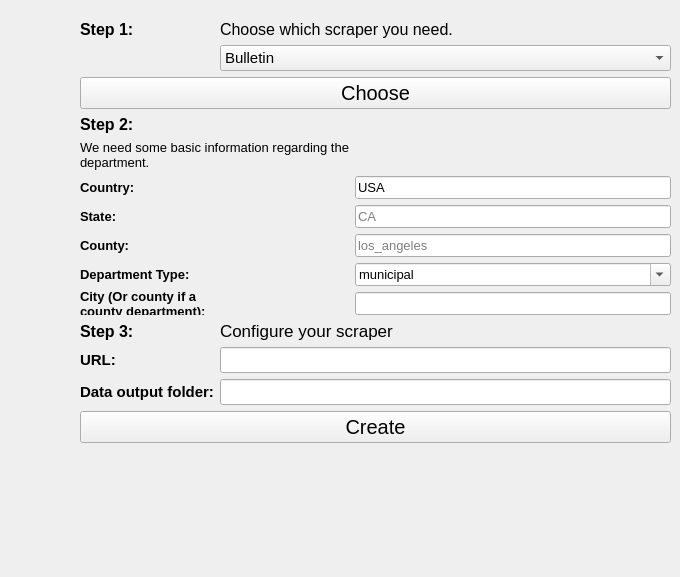
    <widget class="QWidget" name="ChooseCrimegraphics">
     <attribute name="title">
      <string>Choose Scraper</string>
     </attribute>
     <widget class="QWidget" name="formLayoutWidget_2">
      <property name="geometry">
       <rect>
        <x>80</x>
        <y>20</y>
        <width>591</width>
        <height>548</height>
       </rect>
      </property>
      <layout class="QFormLayout" name="formLayout_2">
       <item row="0" column="0">
        <widget class="QLabel" name="chooseCGStep1">
         <property name="font">
          <font>
           <pointsize>12</pointsize>
           <weight>75</weight>
           <bold>true</bold>
          </font>
         </property>
         <property name="text">
          <string>Step 1:</string>
         </property>
         <property name="wordWrap">
          <bool>true</bool>
         </property>
        </widget>
       </item>
       <item row="0" column="1">
        <widget class="QLabel" name="chooseCGStep1Text">
         <property name="font">
          <font>
           <pointsize>12</pointsize>
          </font>
         </property>
         <property name="text">
          <string>Choose which scraper you need.</string>
         </property>
         <property name="wordWrap">
          <bool>true</bool>
         </property>
        </widget>
       </item>
       <item row="1" column="1">
        <widget class="QComboBox" name="choose_cg_input">
         <property name="font">
          <font>
           <pointsize>11</pointsize>
          </font>
         </property>
         <item>
          <property name="text">
           <string>Bulletin</string>
          </property>
         </item>
         <item>
          <property name="text">
           <string>Daily Crime/Fire Log Bulleting (Clery)</string>
          </property>
         </item>
         <item>
          <property name="text">
           <string/>
          </property>
         </item>
        </widget>
       </item>
       <item row="3" column="0" colspan="2">
        <widget class="QPushButton" name="choose_cg_button">
         <property name="font">
          <font>
           <pointsize>15</pointsize>
          </font>
         </property>
         <property name="text">
          <string>Choose</string>
         </property>
        </widget>
       </item>
       <item row="5" column="0">
        <widget class="QLabel" name="chooseCGStep1_2">
         <property name="font">
          <font>
           <pointsize>12</pointsize>
           <weight>75</weight>
           <bold>true</bold>
          </font>
         </property>
         <property name="text">
          <string>Step 3:</string>
         </property>
         <property name="wordWrap">
          <bool>true</bool>
         </property>
        </widget>
       </item>
       <item row="5" column="1">
        <widget class="QLabel" name="step2_scraper_text_6">
         <property name="font">
          <font>
           <pointsize>13</pointsize>
          </font>
         </property>
         <property name="text">
          <string>Configure your scraper</string>
         </property>
         <property name="wordWrap">
          <bool>true</bool>
         </property>
        </widget>
       </item>
       <item row="6" column="0">
        <widget class="QLabel" name="step2_scraper_text_7">
         <property name="font">
          <font>
           <pointsize>11</pointsize>
           <weight>75</weight>
           <bold>true</bold>
          </font>
         </property>
         <property name="text">
          <string>URL:</string>
         </property>
         <property name="wordWrap">
          <bool>true</bool>
         </property>
        </widget>
       </item>
       <item row="6" column="1">
        <widget class="QLineEdit" name="url_input_cg">
         <property name="font">
          <font>
           <pointsize>11</pointsize>
          </font>
         </property>
        </widget>
       </item>
       <item row="7" column="0">
        <widget class="QLabel" name="step2_scraper_text_8">
         <property name="font">
          <font>
           <pointsize>11</pointsize>
           <weight>75</weight>
           <bold>true</bold>
          </font>
         </property>
         <property name="text">
          <string>Data output folder:</string>
         </property>
         <property name="wordWrap">
          <bool>true</bool>
         </property>
        </widget>
       </item>
       <item row="7" column="1">
        <widget class="QLineEdit" name="save_dir_input_cg">
         <property name="font">
          <font>
           <pointsize>11</pointsize>
          </font>
         </property>
        </widget>
       </item>
       <item row="13" column="0" colspan="2">
        <widget class="QPushButton" name="create_cg_button">
         <property name="font">
          <font>
           <pointsize>15</pointsize>
          </font>
         </property>
         <property name="text">
          <string>Create</string>
         </property>
        </widget>
       </item>
       <item row="4" column="0" colspan="2">
        <layout class="QFormLayout" name="formLayout_4">
         <item row="1" column="0">
          <widget class="QLabel" name="step2_header_6">
           <property name="font">
            <font>
             <pointsize>12</pointsize>
             <weight>75</weight>
             <bold>true</bold>
            </font>
           </property>
           <property name="text">
            <string>Step 2:</string>
           </property>
           <property name="wordWrap">
            <bool>true</bool>
           </property>
          </widget>
         </item>
         <item row="2" column="0">
          <widget class="QLabel" name="step2_scraper_text_4">
           <property name="font">
            <font>
             <pointsize>10</pointsize>
            </font>
           </property>
           <property name="text">
            <string>We need some basic information regarding the department.</string>
           </property>
           <property name="wordWrap">
            <bool>true</bool>
           </property>
          </widget>
         </item>
         <item row="3" column="0">
          <widget class="QLabel" name="step2_scraper_text_5">
           <property name="font">
            <font>
             <pointsize>10</pointsize>
             <weight>75</weight>
             <bold>true</bold>
            </font>
           </property>
           <property name="text">
            <string>Country:</string>
           </property>
           <property name="wordWrap">
            <bool>true</bool>
           </property>
          </widget>
         </item>
         <item row="3" column="1">
          <widget class="QLineEdit" name="country_input_cg">
           <property name="font">
            <font>
             <pointsize>10</pointsize>
            </font>
           </property>
           <property name="text">
            <string>USA</string>
           </property>
           <property name="placeholderText">
            <string/>
           </property>
          </widget>
         </item>
         <item row="5" column="0">
          <widget class="QLabel" name="step2state_2">
           <property name="font">
            <font>
             <pointsize>10</pointsize>
             <weight>75</weight>
             <bold>true</bold>
            </font>
           </property>
           <property name="text">
            <string>State:</string>
           </property>
           <property name="wordWrap">
            <bool>true</bool>
           </property>
          </widget>
         </item>
         <item row="5" column="1">
          <widget class="QLineEdit" name="state_input_cg">
           <property name="font">
            <font>
             <pointsize>10</pointsize>
            </font>
           </property>
           <property name="placeholderText">
            <string>CA</string>
           </property>
          </widget>
         </item>
         <item row="7" column="0">
          <widget class="QLabel" name="label_42">
           <property name="font">
            <font>
             <pointsize>10</pointsize>
             <weight>75</weight>
             <bold>true</bold>
            </font>
           </property>
           <property name="text">
            <string>County:</string>
           </property>
           <property name="wordWrap">
            <bool>true</bool>
           </property>
          </widget>
         </item>
         <item row="7" column="1">
          <widget class="QLineEdit" name="county_input_cg">
           <property name="font">
            <font>
             <pointsize>10</pointsize>
            </font>
           </property>
           <property name="placeholderText">
            <string>los_angeles</string>
           </property>
          </widget>
         </item>
         <item row="9" column="0">
          <widget class="QLabel" name="label_41">
           <property name="font">
            <font>
             <pointsize>10</pointsize>
             <weight>75</weight>
             <bold>true</bold>
            </font>
           </property>
           <property name="text">
            <string>Department Type:</string>
           </property>
           <property name="wordWrap">
            <bool>true</bool>
           </property>
          </widget>
         </item>
         <item row="9" column="1">
          <widget class="QComboBox" name="department_type_input_cg">
           <property name="font">
            <font>
             <pointsize>10</pointsize>
            </font>
           </property>
           <property name="editable">
            <bool>true</bool>
           </property>
           <item>
            <property name="text">
             <string>municipal</string>
            </property>
           </item>
           <item>
            <property name="text">
             <string>county</string>
            </property>
           </item>
           <item>
            <property name="text">
             <string>college</string>
            </property>
           </item>
          </widget>
         </item>
         <item row="11" column="0">
          <widget class="QLabel" name="step2city_2">
           <property name="font">
            <font>
             <pointsize>10</pointsize>
             <weight>75</weight>
             <bold>true</bold>
            </font>
           </property>
           <property name="text">
            <string>City (Or county if a county department):</string>
           </property>
           <property name="wordWrap">
            <bool>true</bool>
           </property>
          </widget>
         </item>
         <item row="11" column="1">
          <widget class="QLineEdit" name="city_input_cg">
           <property name="font">
            <font>
             <pointsize>10</pointsize>
            </font>
           </property>
          </widget>
         </item>
        </layout>
       </item>
      </layout>
     </widget>
    </widget>
